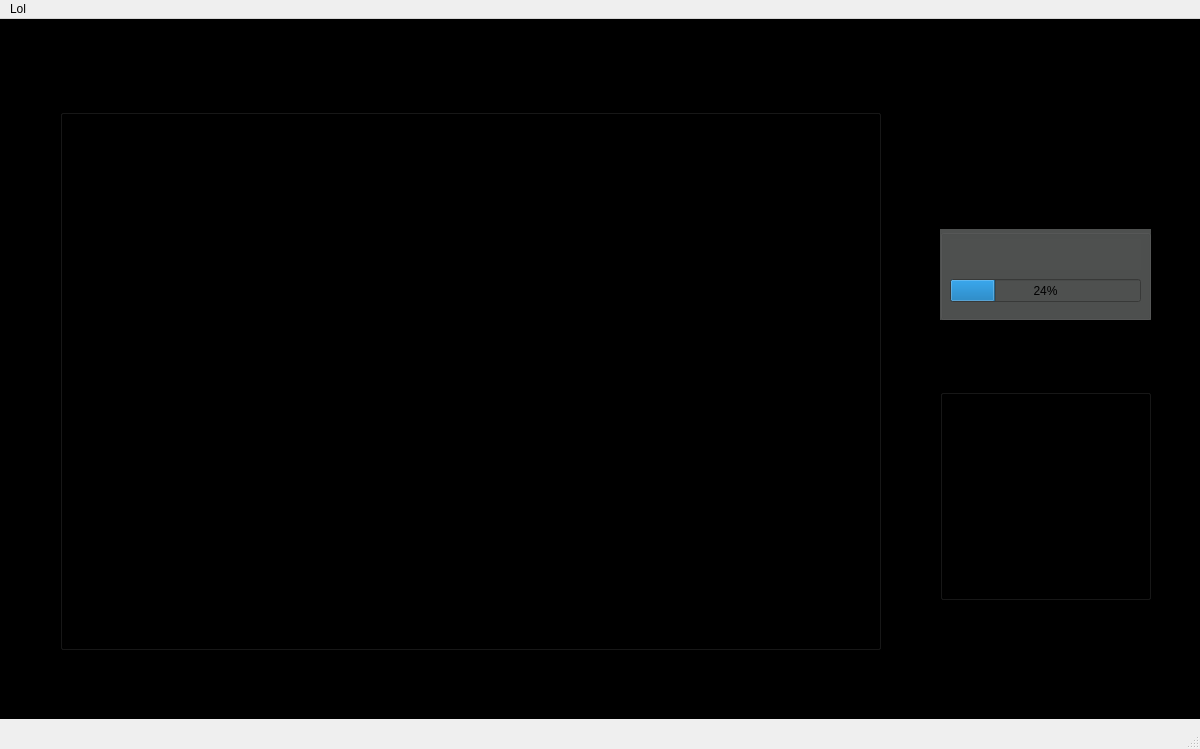
<?xml version="1.0" encoding="UTF-8"?>
<ui version="4.0">
 <class>MainWindow</class>
 <widget class="QMainWindow" name="MainWindow">
  <property name="geometry">
   <rect>
    <x>0</x>
    <y>0</y>
    <width>1200</width>
    <height>749</height>
   </rect>
  </property>
  <property name="windowTitle">
   <string>MainWindow</string>
  </property>
  <widget class="QWidget" name="centralwidget">
   <widget class="QGroupBox" name="groupBoxControls">
    <property name="geometry">
     <rect>
      <x>940</x>
      <y>370</y>
      <width>211</width>
      <height>211</height>
     </rect>
    </property>
    <property name="title">
     <string/>
    </property>
    <widget class="QWidget" name="gridLayoutWidget_2">
     <property name="geometry">
      <rect>
       <x>0</x>
       <y>0</y>
       <width>211</width>
       <height>211</height>
      </rect>
     </property>
     <layout class="QGridLayout" name="gridLayoutConrtols"/>
    </widget>
   </widget>
   <widget class="QGroupBox" name="groupBoxLevel">
    <property name="geometry">
     <rect>
      <x>60</x>
      <y>90</y>
      <width>821</width>
      <height>541</height>
     </rect>
    </property>
    <property name="title">
     <string/>
    </property>
    <widget class="QWidget" name="gridLayoutWidget">
     <property name="geometry">
      <rect>
       <x>0</x>
       <y>0</y>
       <width>821</width>
       <height>541</height>
      </rect>
     </property>
     <layout class="QGridLayout" name="gridLayoutLevel"/>
    </widget>
   </widget>
   <widget class="QLabel" name="bloodyFrame">
    <property name="geometry">
     <rect>
      <x>0</x>
      <y>0</y>
      <width>1200</width>
      <height>700</height>
     </rect>
    </property>
    <property name="styleSheet">
     <string notr="true">background-color: rgb(0, 0, 0);</string>
    </property>
    <property name="text">
     <string/>
    </property>
    <property name="pixmap">
     <pixmap>../textures/bloody_frame.png</pixmap>
    </property>
    <property name="scaledContents">
     <bool>true</bool>
    </property>
   </widget>
   <widget class="QGroupBox" name="groupBoxStatus">
    <property name="geometry">
     <rect>
      <x>940</x>
      <y>210</y>
      <width>211</width>
      <height>91</height>
     </rect>
    </property>
    <property name="styleSheet">
     <string notr="true">
background-color: rgb(78, 80, 79);</string>
    </property>
    <property name="title">
     <string/>
    </property>
    <widget class="QLabel" name="labelStrength">
     <property name="geometry">
      <rect>
       <x>10</x>
       <y>10</y>
       <width>191</width>
       <height>31</height>
      </rect>
     </property>
     <property name="text">
      <string/>
     </property>
    </widget>
    <widget class="QProgressBar" name="progressBarHp">
     <property name="geometry">
      <rect>
       <x>10</x>
       <y>50</y>
       <width>191</width>
       <height>23</height>
      </rect>
     </property>
     <property name="value">
      <number>24</number>
     </property>
    </widget>
   </widget>
   <zorder>bloodyFrame</zorder>
   <zorder>groupBoxLevel</zorder>
   <zorder>groupBoxControls</zorder>
   <zorder>groupBoxStatus</zorder>
  </widget>
  <widget class="QMenuBar" name="menubar">
   <property name="geometry">
    <rect>
     <x>0</x>
     <y>0</y>
     <width>1200</width>
     <height>22</height>
    </rect>
   </property>
   <widget class="QMenu" name="menuLol">
    <property name="title">
     <string>Lol</string>
    </property>
   </widget>
   <addaction name="menuLol"/>
  </widget>
  <widget class="QStatusBar" name="statusbar"/>
 </widget>
 <resources/>
 <connections/>
</ui>
